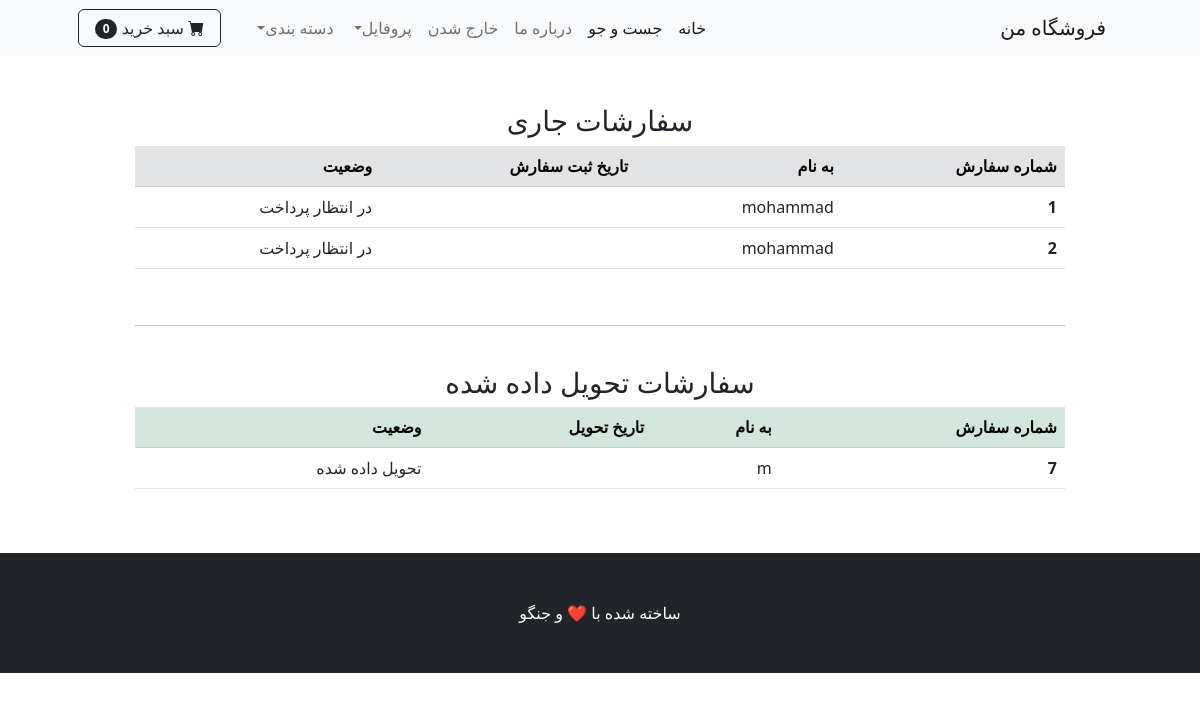
Screenshot of /orders/ (signed in) with the database file from the repository.
### payment/models.py (models this page shows, shortened)
class Order(models.Model):
    STATUS_ORDER = [
        ('Pending','در انتظار پرداخت'),
        ('Processing','در حال پردازش'),
        ('Shipped','ارسال شده به پست'),
        ('Delivered','تحویل داده شده')
    ]
    user = models.ForeignKey(User, on_delete=models.CASCADE, null=True, blank=True)
    full_name = models.CharField(max_length=250)
    email = models.EmailField(max_length=300)
    shipping_address = models.TextField(max_length=150000)
    amount_paid = models.PositiveIntegerField()
    date_ordered = jmodels.jDateTimeField(auto_now_add=True)
    status = models.CharField(max_length=50, choices=STATUS_ORDER, default='Pending')
    last_update = jmodels.jDateTimeField(auto_now=True)

### shop/views.py (the view)
# urls.py: path('orders/', views.user_orders, name="orders"),
def user_orders(request):
    if request.user.is_authenticated:
        delivered_orders = Order.objects.filter(
            user = request.user,
            status='Delivered'
        )
        other_orders = Order.objects.filter(
            user=request.user).exclude(status='Delivered')
        return render(request, 'orders.html', {'delivered': delivered_orders,'other': other_orders})
    else:
        messages.success(request, 'دسترسی به این صفحه امکان پذیر نمی باشد')
        return redirect('home')

### cart/cart.py (called while the page is built)
    def __len__(self):
        return len(self.cart)

### cart/context_processors.py (called while the page is built)
def cart(request):
    return {
        'cart': Cart(request),
        'categories': Category.objects.filter(is_sub=False),
    }

### shop/templates/orders.html (shortened to what this page needs)
{% extends "base.html" %}
{% block content %}
<br><br>
<div class="container">
    <div class="row">
        <center>
            <div class="col-10">
                {% if other %}
                <h3>سفارشات جاری</h3>
                <table class="table">
                    <thead class='table-secondary'>
                      <tr>
                        <th scope="col">شماره سفارش</th>
                        <th scope="col">به نام</th>
                        <th scope="col">تاریخ ثبت سفارش</th>
                        <th scope="col">وضعیت</th>
                      </tr>
                    </thead>
                    <tbody>
                      {% for order in other %}
                      <tr>
                        <th scope="row">{{ order.id }}</th>
                        <td>{{order.full_name}}</td>
                        <td>{{order.date_ordered}}</td>
                        <td>{{order.get_status_display}}</td>
                      </tr>
                      {% endfor %}
                    </tbody>
                  </table>
                  {% else %}
                  سفارشی در حریان نیست
                  {% endif %}
                  <br>
                  <hr>
                  <br>
                  {% if delivered %}
                  <h3>سفارشات تحویل داده شده</h3>
                  <table class="table">
                      <thead class='table-success'>
                        <tr>
                          <th scope="col">شماره سفارش</th>
                          <th scope="col">به نام</th>
                          <th scope="col">تاریخ تحویل</th>
                          <th scope="col">وضعیت</th>
                        </tr>
                      </thead>
                      <tbody>
                        {% for order in delivered %}
                        <tr>
                          <th scope="row">{{ order.id }}</th>
                          <td>{{order.full_name}}</td>
                          <td>{{order.last_update}}</td>
                          <td>{{order.get_status_display}}</td>
                        </tr>
                        {% endfor %}
                      </tbody>
                    </table>
                    {% else %}
                    سفارشی در کار نیست!
                    {% endif %}
            </div>
        </center>
    </div>
</div>
<br><br>
{% endblock %}

### rows the page displays
Order: id "1", full_name "mohammad", status "در انتظار پرداخت"
Order: id "2", full_name "mohammad", status "در انتظار پرداخت"
Order: id "7", full_name "m", status "تحویل داده شده"

### other values shown
{{ cart|length }} "0"
